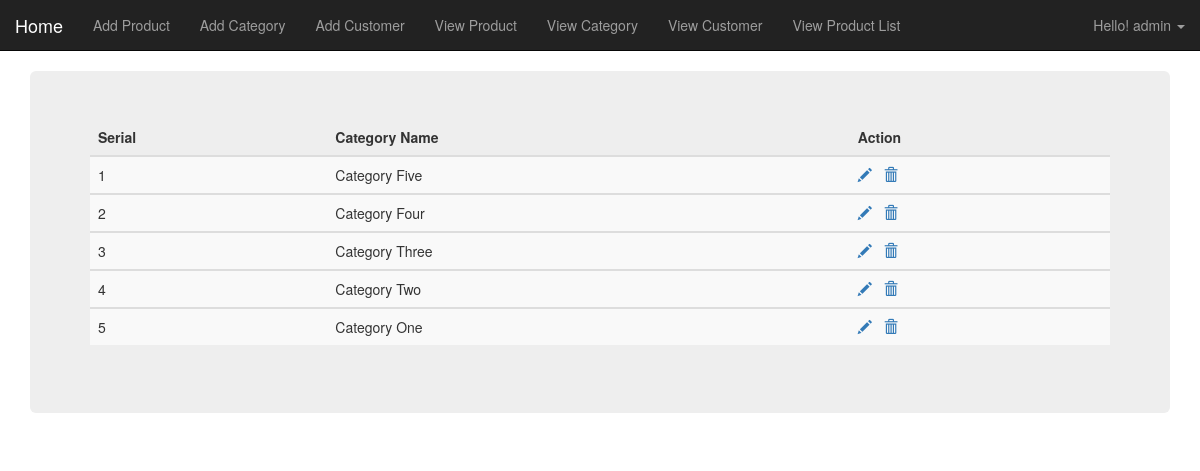
Screenshot of /view-category.php (signed in) with the database file from the repository.
### tables this page shows
CREATE TABLE `tbl_category` (
  `catId` int(11) NOT NULL,
  `catName` varchar(50) NOT NULL
);

### lib/Database.php (called while the page is built, shortened)
<?php
    Class Database{
     public $host   = DB_HOST;
     public $user   = DB_USER;
     public $pass   = DB_PASS;
     public $dbname = DB_NAME;
     public $link;
    private function connectDB(){
     $this->link = new mysqli($this->host, $this->user, $this->pass,
      $this->dbname);
     }
    public function select($query){
      $result = $this->link->query($query) or
       die($this->link->error.__LINE__);
      if($result->num_rows > 0){
        return $result;
      } else {
        return false;
      }
     }
    }
?>

### classes/Category.php (called while the page is built, shortened)
<?php
	$filepath = realpath(dirname(__FILE__));
	include_once ($filepath.'/../lib/Database.php');
?>
<?php
	class Category
	{
		private $db;
		public function __construct()
		{
			$this->db = new Database();
		}
		public function getAllCategory(){
			$query = "SELECT * FROM tbl_category ORDER BY catId DESC";
			$result = $this->db->select($query);
			return $result;
		}
	}
?>

### view-category.php (the view, shortened to what this page needs)
<?php
    include 'inc/header.php';
    include 'classes/Category.php';
    $cat = new Category();
 ?>
<div class="container">
  <div class="row">
    <div class="col-md-12">
      <div class="jumbotron">
      <?php
        $getCategory = $cat->getAllCategory();
        if (!$getCategory){
          ?>
          <div class="panel panel-body text-center">
            <h2>No Category Available</h2>
          </div>
          <?php
        } else {
          ?>
              <table class="table table-striped">
                <thead>
                  <tr>
                    <th>Serial</th>
                    <th>Category Name</th>
                    <th>Action</th>
                  </tr>
                </thead>
          <?php
          $i = 0;
          while ($result = $getCategory->fetch_assoc()) {
            $i++;
      ?>
      <tbody>
        <tr>
          <td><?php echo $i; ?></td>
          <td><?php echo $result['catName']; ?></td>
          <td>
            <a href="edit-category.php?catId=<?php echo $result['catId']; ?>">
              <span class="glyphicon glyphicon-pencil" aria-hidden="true"></span>
            </a>
            <a onclick="return confirm('Are you sure to delete?')" href="?delcategory=<?php echo $result['catId']; ?>">
              <span class="glyphicon glyphicon-trash" aria-hidden="true"></span>
            </a>
          </td>
          <?php
            }
        }
          ?>
        </tr>
      </tbody>
    </table>
    </div>
  </div>
</div>
<?php include 'inc/footer.php'; ?>

### rows the page displays
tbl_category: catName "Category Five"
tbl_category: catName "Category Four"
tbl_category: catName "Category Three"
tbl_category: catName "Category Two"
tbl_category: catName "Category One"

### other values shown
Session::get('user') "admin"
